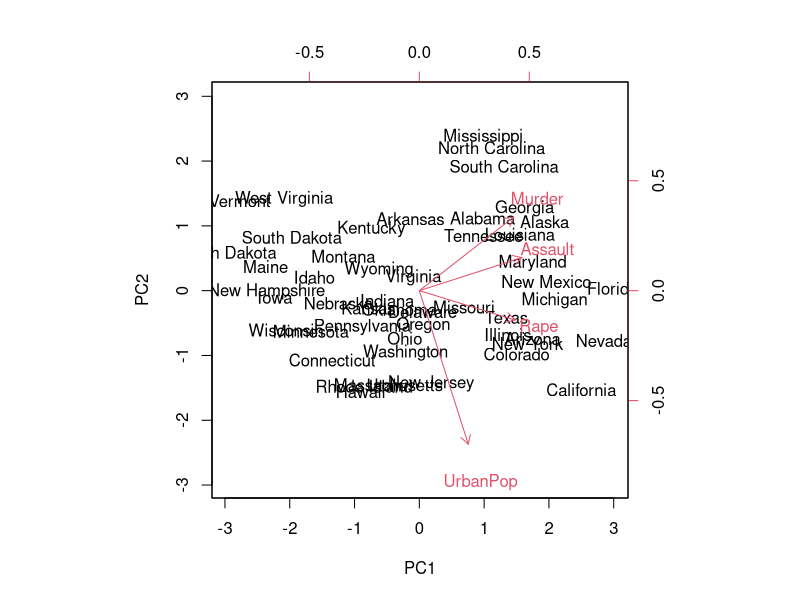
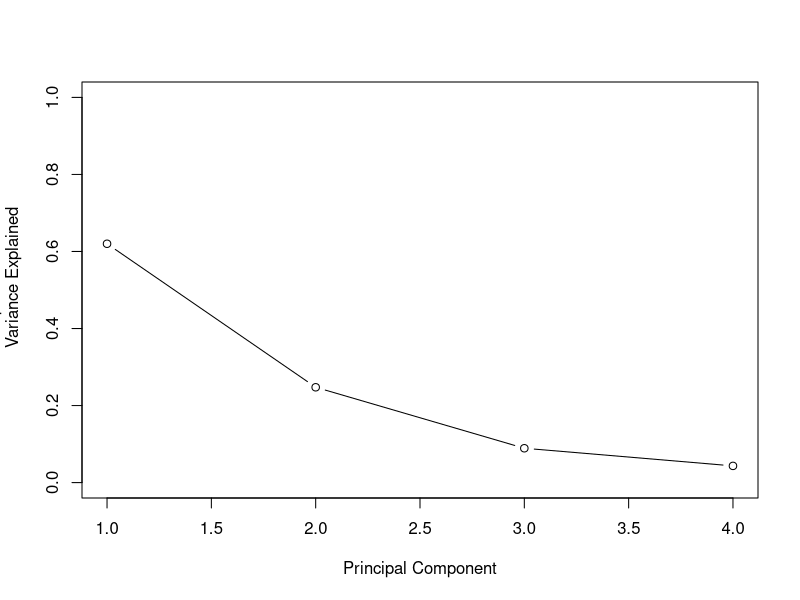
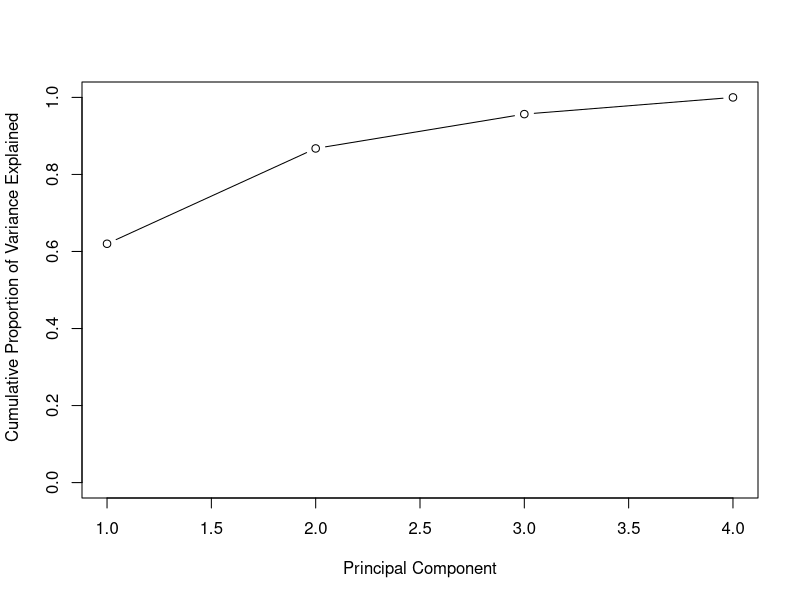

Write the R code that produced these figures, in order.
# Perform PCA on USArrests dataset
states = row.names(USArrests)
states
#  [1] "Alabama"        "Alaska"         "Arizona"        "Arkansas"      
#  [5] "California"     "Colorado"       "Connecticut"    "Delaware"      
#  [9] "Florida"        "Georgia"        "Hawaii"         "Idaho"         
# [13] "Illinois"       "Indiana"        "Iowa"           "Kansas"        
# [17] "Kentucky"       "Louisiana"      "Maine"          "Maryland"      
# [21] "Massachusetts"  "Michigan"       "Minnesota"      "Mississippi"   
# [25] "Missouri"       "Montana"        "Nebraska"       "Nevada"        
# [29] "New Hampshire"  "New Jersey"     "New Mexico"     "New York"      
# [33] "North Carolina" "North Dakota"   "Ohio"           "Oklahoma"      
# [37] "Oregon"         "Pennsylvania"   "Rhode Island"   "South Carolina"
# [41] "South Dakota"   "Tennessee"      "Texas"          "Utah"          
# [45] "Vermont"        "Virginia"       "Washington"     "West Virginia" 
# [49] "Wisconsin"      "Wyoming"       

names(USArrests)
# [1] "Murder"   "Assault"  "UrbanPop" "Rape"    

apply(USArrests, 2, mean)
#   Murder  Assault UrbanPop     Rape 
#    7.788  170.760   65.540   21.232 

apply(USArrests, 2, var)
#     Murder    Assault   UrbanPop       Rape 
#   18.97047 6945.16571  209.51878   87.72916 

# Performing PCA
pr.out = prcomp(USArrests, scale=TRUE)

names(pr.out)
# [1] "sdev"     "rotation" "center"   "scale"    "x"       

# Scaling variables prior to reduction with PCA
pr.out$center
#   Murder  Assault UrbanPop     Rape 
#    7.788  170.760   65.540   21.232 

pr.out$scale
#    Murder   Assault  UrbanPop      Rape 
#  4.355510 83.337661 14.474763  9.366385 

# princial components loadings/scores
pr.out$rotation
#                 PC1        PC2        PC3         PC4
# Murder   -0.5358995  0.4181809 -0.3412327  0.64922780
# Assault  -0.5831836  0.1879856 -0.2681484 -0.74340748
# UrbanPop -0.2781909 -0.8728062 -0.3780158  0.13387773
# Rape     -0.5434321 -0.1673186  0.8177779  0.08902432

# The PCA score vectors
dim(pr.out$x)
# [1] 50  4

# Plot components 1 and 2
pr.out$rotation=-pr.out$rotation
pr.out$x=-pr.out$x
biplot(pr.out, scale=0)

# Standard deviations of each princpal component
pr.out$sdev
# [1] 1.5748783 0.9948694 0.5971291 0.4164494

# Variance explained by each princial component
pr.var = pr.out$sdev^2
pr.var
# [1] 2.4802416 0.9897652 0.3565632 0.1734301

# Proportion of variance explained
pve = pr.var/sum(pr.var)
pve
# [1] 0.62006039 0.24744129 0.08914080 0.04335752

# Plotting PVE by each component and the cumulative PVE
plot(pve, xlab="Principal Component", ylab="Proportion of 
     Variance Explained", ylim=c(0,1), type='b')
# Cumulative PVE
plot(cumsum(pve), xlab="Principal Component", ylab="
     Cumulative Proportion of Variance Explained", ylim=c(0,1),
     type='b')
